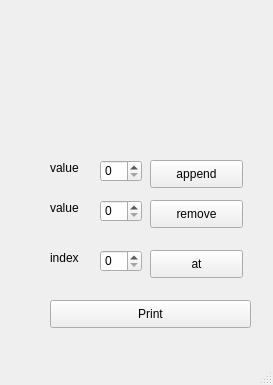
<?xml version="1.0" encoding="UTF-8"?>
<ui version="4.0">
 <class>MainWindow</class>
 <widget class="QMainWindow" name="MainWindow">
  <property name="geometry">
   <rect>
    <x>0</x>
    <y>0</y>
    <width>273</width>
    <height>385</height>
   </rect>
  </property>
  <property name="cursor">
   <cursorShape>CrossCursor</cursorShape>
  </property>
  <property name="windowTitle">
   <string>MainWindow</string>
  </property>
  <widget class="QWidget" name="centralwidget">
   <widget class="QLabel" name="label">
    <property name="geometry">
     <rect>
      <x>50</x>
      <y>160</y>
      <width>55</width>
      <height>16</height>
     </rect>
    </property>
    <property name="text">
     <string>value</string>
    </property>
   </widget>
   <widget class="QLabel" name="label_2">
    <property name="geometry">
     <rect>
      <x>50</x>
      <y>200</y>
      <width>55</width>
      <height>16</height>
     </rect>
    </property>
    <property name="text">
     <string>value</string>
    </property>
   </widget>
   <widget class="QLabel" name="label_3">
    <property name="geometry">
     <rect>
      <x>50</x>
      <y>250</y>
      <width>55</width>
      <height>16</height>
     </rect>
    </property>
    <property name="text">
     <string>index</string>
    </property>
   </widget>
   <widget class="QSpinBox" name="spinBox">
    <property name="geometry">
     <rect>
      <x>100</x>
      <y>160</y>
      <width>42</width>
      <height>22</height>
     </rect>
    </property>
   </widget>
   <widget class="QSpinBox" name="spinBox_2">
    <property name="geometry">
     <rect>
      <x>100</x>
      <y>200</y>
      <width>42</width>
      <height>22</height>
     </rect>
    </property>
   </widget>
   <widget class="QSpinBox" name="spinBox_3">
    <property name="geometry">
     <rect>
      <x>100</x>
      <y>250</y>
      <width>42</width>
      <height>22</height>
     </rect>
    </property>
   </widget>
   <widget class="QPushButton" name="pushButton">
    <property name="geometry">
     <rect>
      <x>150</x>
      <y>160</y>
      <width>93</width>
      <height>28</height>
     </rect>
    </property>
    <property name="text">
     <string>append</string>
    </property>
   </widget>
   <widget class="QPushButton" name="pushButton_2">
    <property name="geometry">
     <rect>
      <x>150</x>
      <y>200</y>
      <width>93</width>
      <height>28</height>
     </rect>
    </property>
    <property name="text">
     <string>remove</string>
    </property>
   </widget>
   <widget class="QPushButton" name="pushButton_3">
    <property name="geometry">
     <rect>
      <x>150</x>
      <y>250</y>
      <width>93</width>
      <height>28</height>
     </rect>
    </property>
    <property name="text">
     <string>at</string>
    </property>
   </widget>
   <widget class="QPushButton" name="pushButton_4">
    <property name="geometry">
     <rect>
      <x>50</x>
      <y>300</y>
      <width>201</width>
      <height>28</height>
     </rect>
    </property>
    <property name="text">
     <string>Print</string>
    </property>
   </widget>
  </widget>
  <widget class="QMenuBar" name="menubar">
   <property name="geometry">
    <rect>
     <x>0</x>
     <y>0</y>
     <width>273</width>
     <height>26</height>
    </rect>
   </property>
  </widget>
  <widget class="QStatusBar" name="statusbar"/>
 </widget>
 <resources/>
 <connections/>
</ui>
